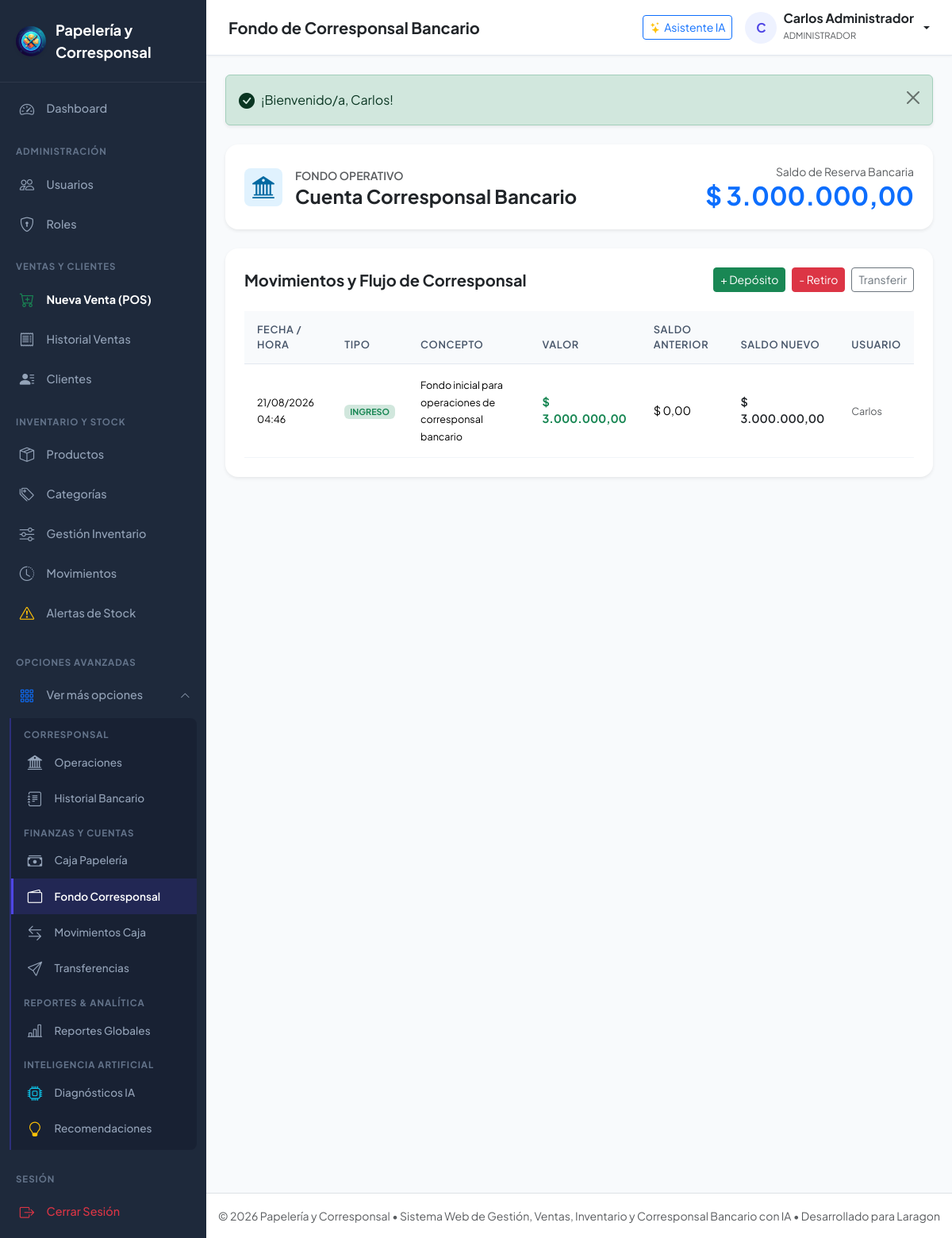
Page /Public/cuentas/corresponsal (signed in) on the committed database.
### tables this page shows
CREATE TABLE IF NOT EXISTS `cuenta` (
    `id_cuenta` INT AUTO_INCREMENT PRIMARY KEY,
    `tipo` ENUM('PAPELERIA','CORRESPONSAL') NOT NULL UNIQUE,
    `nombre` VARCHAR(100) NOT NULL,
    `saldo` DECIMAL(14,2) NOT NULL DEFAULT 0.00,
    `estado` ENUM('ACTIVO','INACTIVO') NOT NULL DEFAULT 'ACTIVO',
    `fecha_creacion` DATETIME NOT NULL DEFAULT CURRENT_TIMESTAMP
);

CREATE TABLE IF NOT EXISTS `movimiento_cuenta` (
    `id_movimiento_cuenta` INT AUTO_INCREMENT PRIMARY KEY,
    `id_cuenta` INT NOT NULL,
    `id_usuario` INT NOT NULL,
    `id_venta` INT NULL,
    `tipo` ENUM('INGRESO','EGRESO','DEPOSITO','RETIRO') NOT NULL,
    `concepto` VARCHAR(255) NOT NULL,
    `valor` DECIMAL(14,2) NOT NULL,
    `saldo_anterior` DECIMAL(14,2) NOT NULL,
    `saldo_nuevo` DECIMAL(14,2) NOT NULL,
    `fecha_movimiento` DATETIME NOT NULL DEFAULT CURRENT_TIMESTAMP,
    CONSTRAINT `fk_mov_cuenta` FOREIGN KEY (`id_cuenta`) REFERENCES `cuenta`(`id_cuenta`) ON UPDATE CASCADE,
    CONSTRAINT `fk_mov_usuario` FOREIGN KEY (`id_usuario`) REFERENCES `usuario`(`id_usuario`) ON UPDATE CASCADE,
    CONSTRAINT `fk_mov_venta` FOREIGN KEY (`id_venta`) REFERENCES `venta`(`id_venta`) ON DELETE SET NULL ON UPDATE CASCADE
);

CREATE TABLE IF NOT EXISTS `usuario` (
    `id_usuario` INT AUTO_INCREMENT PRIMARY KEY,
    `id_rol` INT NOT NULL,
    `nombre` VARCHAR(100) NOT NULL,
    `apellido` VARCHAR(100) NOT NULL,
    `documento` VARCHAR(30) NOT NULL UNIQUE,
    `telefono` VARCHAR(20) NULL,
    `correo` VARCHAR(150) UNIQUE,
    `nombre_usuario` VARCHAR(50) NOT NULL UNIQUE,
    `contrasena` VARCHAR(255) NOT NULL,
    `estado` ENUM('ACTIVO','INACTIVO') NOT NULL DEFAULT 'ACTIVO',
    `fecha_registro` DATETIME NOT NULL DEFAULT CURRENT_TIMESTAMP,
    `ultimo_acceso` DATETIME NULL,
    CONSTRAINT `fk_usuario_rol` FOREIGN KEY (`id_rol`) REFERENCES `rol`(`id_rol`) ON UPDATE CASCADE
);

### Controllers/CuentaController.php (called while the page is built, shortened)
<?php
require_once __DIR__ . '/../Models/Cuenta.php';
require_once __DIR__ . '/../Models/MovimientoCuenta.php';
class CuentaController {
    private Cuenta $cuentaModel;
    private MovimientoCuenta $movimientoCuentaModel;
    public function __construct() {
        $this->cuentaModel = new Cuenta();
        $this->movimientoCuentaModel = new MovimientoCuenta();
    }
    public function corresponsal(): void {
        $cuenta = $this->cuentaModel->getByTipo('CORRESPONSAL');
        $movimientos = $this->movimientoCuentaModel->getAll($cuenta['id_cuenta'], null, null, null, 100);
        require_once VIEWS_PATH . '/Cuentas/corresponsal.php';
    }
}

### Public/index.php (called while the page is built, shortened)
<?php
require_once __DIR__ . '/../Config/config.php';
Router::resolve();

### Config/config.php (called while the page is built, shortened)
<?php
function env($key, $default = null) {
    $value = getenv($key);
    return $value;
}
function url($path = '') {
    $path = ltrim($path, '/');
    return BASE_URL . ($path ? '/' . $path : '');
}
function formatMoney($amount) {
    return '$ ' . number_format((float)$amount, 2, ',', '.');
}
function sanitize($data) {
    return htmlspecialchars(trim((string)$data), ENT_QUOTES, 'UTF-8');
}

### Config/database.php (called while the page is built, shortened)
<?php
require_once __DIR__ . '/config.php';
class Database {
    private static ?PDO $instance = null;
    public static function getConnection(): PDO {
        if (self::$instance === null) {
            $host = env('DB_HOST', '127.0.0.1');
            $port = env('DB_PORT', '3306');
            $dbName = env('DB_DATABASE', 'papeleria_corresponsal');
            $username = env('DB_USERNAME', 'root');
            $password = env('DB_PASSWORD', '');
            $dsn = "mysql:host={$host};port={$port};dbname={$dbName};charset=utf8mb4";
            $options = [
                PDO::ATTR_ERRMODE            => PDO::ERRMODE_EXCEPTION,
                PDO::ATTR_DEFAULT_FETCH_MODE => PDO::FETCH_ASSOC,
                PDO::ATTR_EMULATE_PREPARES   => false,
                PDO::MYSQL_ATTR_INIT_COMMAND => "SET NAMES utf8mb4 COLLATE utf8mb4_unicode_ci"
            ];
            try {
                self::$instance = new PDO($dsn, $username, $password, $options);
            } catch (PDOException $e) {
                try {
                    $dsnNoDb = "mysql:host={$host};port={$port};charset=utf8mb4";
                    return new PDO($dsnNoDb, $username, $password, $options);
                } catch (PDOException $ex) {
                    die("Error crítico de conexión a la base de datos en Laragon: " . $ex->getMessage());
                }
            }
        }
        return self::$instance;
    }
}

### models/Cuenta.php (called while the page is built, shortened)
<?php
require_once __DIR__ . '/../Config/database.php';
class Cuenta {
    private PDO $db;
    public function __construct() {
        $this->db = Database::getConnection();
    }
    public function getByTipo(string $tipo): ?array {
        $stmt = $this->db->prepare("SELECT * FROM cuenta WHERE tipo = :tipo LIMIT 1");
        $stmt->execute(['tipo' => $tipo]);
        $acc = $stmt->fetch();
        return $acc ?: null;
    }
}

### models/MovimientoCuenta.php (called while the page is built, shortened)
<?php
require_once __DIR__ . '/../Config/database.php';
class MovimientoCuenta {
    private PDO $db;
    public function __construct() {
        $this->db = Database::getConnection();
    }
    public function getAll(?int $cuentaId = null, ?string $tipo = null, ?string $fechaInicio = null, ?string $fechaFin = null, int $limit = 200): array {
        $sql = "SELECT mc.*, c.nombre AS cuenta_nombre, c.tipo AS cuenta_tipo,
                       u.nombre_usuario, u.nombre AS usuario_nombre, u.apellido AS usuario_apellido
                FROM movimiento_cuenta mc
                JOIN cuenta c ON mc.id_cuenta = c.id_cuenta
                JOIN usuario u ON mc.id_usuario = u.id_usuario
                WHERE 1=1 ";
        $params = [];
        if ($cuentaId) {
            $sql .= " AND mc.id_cuenta = :cuentaId ";
            $params['cuentaId'] = $cuentaId;
        }
        $sql .= " ORDER BY mc.fecha_movimiento DESC LIMIT " . (int)$limit;
        $stmt = $this->db->prepare($sql);
        $stmt->execute($params);
        return $stmt->fetchAll();
    }
}

### Views/Cuentas/corresponsal.php (the view, shortened to what this page needs)
<?php
require_once VIEWS_PATH . '/Layouts/header.php';
?>
<div class="card shadow-sm border-0 rounded-4 p-4 mb-4">
    <div class="d-flex flex-column flex-sm-row justify-content-between align-items-sm-center gap-3">
        <div class="d-flex align-items-center gap-3">
            <div class="stat-icon info fs-3">
                <i class="bi bi-bank2"></i>
            </div>
            <div>
                <small class="text-muted text-uppercase fw-semibold">Fondo Operativo</small>
                <h4 class="fw-bold mb-0 text-dark"><?= sanitize($cuenta['nombre']) ?></h4>
            </div>
        </div>
        <div class="text-sm-end">
            <small class="text-muted d-block">Saldo de Reserva Bancaria</small>
            <h2 class="fw-bold text-primary mb-0"><?= formatMoney($cuenta['saldo']) ?></h2>
        </div>
    </div>
</div>
<div class="card shadow-sm border-0 rounded-4 p-4">
    <div class="d-flex justify-content-between align-items-center mb-4">
        <h5 class="fw-bold mb-0 text-dark">Movimientos y Flujo de Corresponsal</h5>
        <div class="d-flex gap-2">
            <a href="<?= url('corresponsal/deposito') ?>" class="btn btn-success btn-sm">+ Depósito</a>
            <a href="<?= url('corresponsal/retiro') ?>" class="btn btn-danger btn-sm">- Retiro</a>
            <a href="<?= url('transferencias/create') ?>" class="btn btn-outline-secondary btn-sm">Transferir</a>
        </div>
    </div>
    <div class="table-responsive">
        <table class="table table-custom mb-0">
            <thead>
                <tr>
                    <th>Fecha / Hora</th>
                    <th>Tipo</th>
                    <th>Concepto</th>
                    <th>Valor</th>
                    <th>Saldo Anterior</th>
                    <th>Saldo Nuevo</th>
                    <th>Usuario</th>
                </tr>
            </thead>
            <tbody>
                <?php if (empty($movimientos)): ?>
                    <tr><td colspan="7" class="text-center text-muted py-4">No hay movimientos registrados en la cuenta de corresponsal.</td></tr>
                <?php else: ?>
                    <?php foreach ($movimientos as $m): ?>
                        <tr>
                            <td><small><?= date('d/m/Y H:i', strtotime($m['fecha_movimiento'])) ?></small></td>
                            <td>
                                <span class="badge bg-<?= in_array($m['tipo'], ['INGRESO', 'DEPOSITO']) ? 'success' : 'danger' ?>-subtle text-<?= in_array($m['tipo'], ['INGRESO', 'DEPOSITO']) ? 'success' : 'danger' ?>">
                                    <?= $m['tipo'] ?>
                                </span>
                            </td>
                            <td><small><?= sanitize($m['concepto']) ?></small></td>
                            <td class="fw-bold <?= in_array($m['tipo'], ['INGRESO', 'DEPOSITO']) ? 'text-success' : 'text-danger' ?>">
                                <?= formatMoney($m['valor']) ?>
                            </td>
                            <td><?= formatMoney($m['saldo_anterior']) ?></td>
                            <td class="fw-semibold text-dark"><?= formatMoney($m['saldo_nuevo']) ?></td>
                            <td><small class="text-muted"><?= sanitize($m['usuario_nombre']) ?></small></td>
                        </tr>
                    <?php endforeach; ?>
                <?php endif; ?>
            </tbody>
        </table>
    </div>
</div>
<?php require_once VIEWS_PATH . '/Layouts/footer.php'; ?>

### Public/css/style.css (style rules this page uses)
:root { --primary-color: #4f46e5; --primary-hover: #4338ca; --primary-light: #eef2ff; --secondary-color: #0ea5e9; --success-color: #10b981; --warning-color: #f59e0b; --danger-color: #ef4444; --dark-bg: #0f172a; --sidebar-bg: #1e293b; --sidebar-hover: #334155; --sidebar-text: #94a3b8; --sidebar-active: #ffffff; --card-bg: #ffffff; --body-bg: #f8fafc; --border-color: #e2e8f0; --text-main: #1e293b; --text-muted: #64748b; --radius-sm: 8px; --radius-md: 12px; --radius-lg: 16px; --shadow-sm: 0 1px 3px rgba(0,0,0,0.05); --shadow-md: 0 4px 6px -1px rgba(0,0,0,0.07), 0 2px 4px -2px rgba(0,0,0,0.05); --shadow-lg: 0 10px 15px -3px rgba(0,0,0,0.08), 0 4px 6px -4px rgba(0,0,0,0.04); }
body { font-family: 'Plus Jakarta Sans', 'Inter', -apple-system, BlinkMacSystemFont, 'Segoe UI', Roboto, sans-serif; background-color: var(--body-bg); color: var(--text-main); min-height: 100vh; display: flex; flex-direction: column; }
.stat-icon { width: 48px; height: 48px; border-radius: var(--radius-sm); display: flex; align-items: center; justify-content: center; font-size: 1.35rem; }
.stat-icon.info { background: #e0f2fe; color: #0369a1; }
.table-custom { border-collapse: separate; border-spacing: 0; width: 100%; }
.table-custom th { background: #f8fafc; color: #475569; font-size: 0.8rem; text-transform: uppercase; letter-spacing: 0.05em; font-weight: 600; border-bottom: 1px solid var(--border-color); padding: 0.85rem 1rem; }
.table-custom td { padding: 0.95rem 1rem; border-bottom: 1px solid #f1f5f9; vertical-align: middle; font-size: 0.9rem; }

### rows in the picture
cuenta: nombre "Cuenta Corresponsal Bancario", saldo "$ 3.000.000,00"
movimiento_cuenta: fecha_movimiento "21/08/2026 04:46", tipo "INGRESO", concepto "Fondo inicial para operaciones de corresponsal bancario", valor "$ 3.000.000,00", saldo_anterior "$ 0,00", saldo_nuevo "$ 3.000.000,00", id_usuario.nombre "Carlos"

### other values in the picture
APP_NAME "Papelería y Corresponsal"
$pageTitle "Fondo de Corresponsal Bancario"
substr($_SESSION['user_name'] ?? 'U', 0, 1) "C"
$_SESSION['user_name'] "Carlos Administrador"
$_SESSION['user_role'] "ADMINISTRADOR"
$flash['message'] "¡Bienvenido/a, Carlos!"
